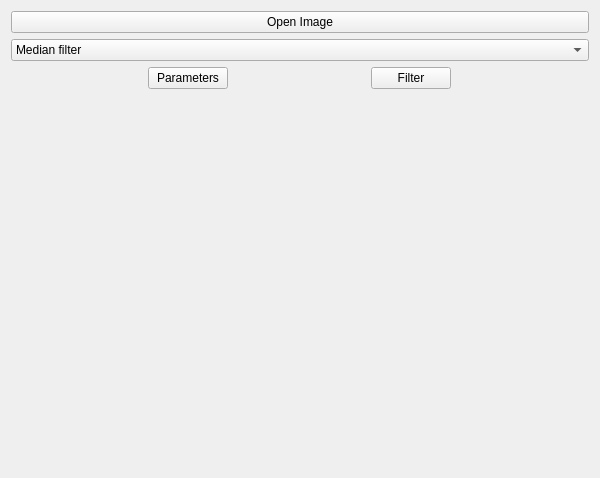
<?xml version="1.0" encoding="UTF-8"?>
<ui version="4.0">
 <class>Form</class>
 <widget class="QWidget" name="Form">
  <property name="geometry">
   <rect>
    <x>0</x>
    <y>0</y>
    <width>600</width>
    <height>478</height>
   </rect>
  </property>
  <property name="windowTitle">
   <string>Form</string>
  </property>
  <layout class="QVBoxLayout" name="verticalLayout">
   <item>
    <layout class="QVBoxLayout" name="verticalLayout_3">
     <item>
      <widget class="QPushButton" name="open">
       <property name="text">
        <string>Open Image</string>
       </property>
      </widget>
     </item>
     <item>
      <widget class="QComboBox" name="FilterType">
       <item>
        <property name="text">
         <string>Median filter</string>
        </property>
       </item>
       <item>
        <property name="text">
         <string>Gaussian filter</string>
        </property>
       </item>
       <item>
        <property name="text">
         <string>Laplace filter</string>
        </property>
       </item>
       <item>
        <property name="text">
         <string>Isotropic filter</string>
        </property>
       </item>
       <item>
        <property name="text">
         <string>Anisotropic filter</string>
        </property>
       </item>
       <item>
        <property name="text">
         <string>FFT ideal filter</string>
        </property>
       </item>
       <item>
        <property name="text">
         <string>Butterword filter</string>
        </property>
       </item>
       <item>
        <property name="text">
         <string>FFT gaussian filter</string>
        </property>
       </item>
      </widget>
     </item>
     <item>
      <layout class="QHBoxLayout" name="horizontalLayout_2">
       <item>
        <widget class="QPushButton" name="accept">
         <property name="sizePolicy">
          <sizepolicy hsizetype="Maximum" vsizetype="Fixed">
           <horstretch>0</horstretch>
           <verstretch>0</verstretch>
          </sizepolicy>
         </property>
         <property name="text">
          <string>Parameters</string>
         </property>
        </widget>
       </item>
       <item>
        <widget class="QPushButton" name="filtrar">
         <property name="sizePolicy">
          <sizepolicy hsizetype="Maximum" vsizetype="Fixed">
           <horstretch>0</horstretch>
           <verstretch>0</verstretch>
          </sizepolicy>
         </property>
         <property name="text">
          <string>Filter</string>
         </property>
        </widget>
       </item>
      </layout>
     </item>
     <item>
      <widget class="QWidget" name="horizontalWidget" native="true">
       <layout class="QHBoxLayout" name="horizontalLayout">
        <item>
         <widget class="QWidget" name="org" native="true">
          <property name="sizePolicy">
           <sizepolicy hsizetype="Preferred" vsizetype="MinimumExpanding">
            <horstretch>0</horstretch>
            <verstretch>0</verstretch>
           </sizepolicy>
          </property>
          <layout class="QHBoxLayout" name="plotorg"/>
         </widget>
        </item>
        <item>
         <widget class="QWidget" name="filt" native="true">
          <layout class="QHBoxLayout" name="plotfilt"/>
         </widget>
        </item>
       </layout>
      </widget>
     </item>
    </layout>
   </item>
  </layout>
 </widget>
 <tabstops>
  <tabstop>open</tabstop>
  <tabstop>FilterType</tabstop>
 </tabstops>
 <resources/>
 <connections/>
</ui>
